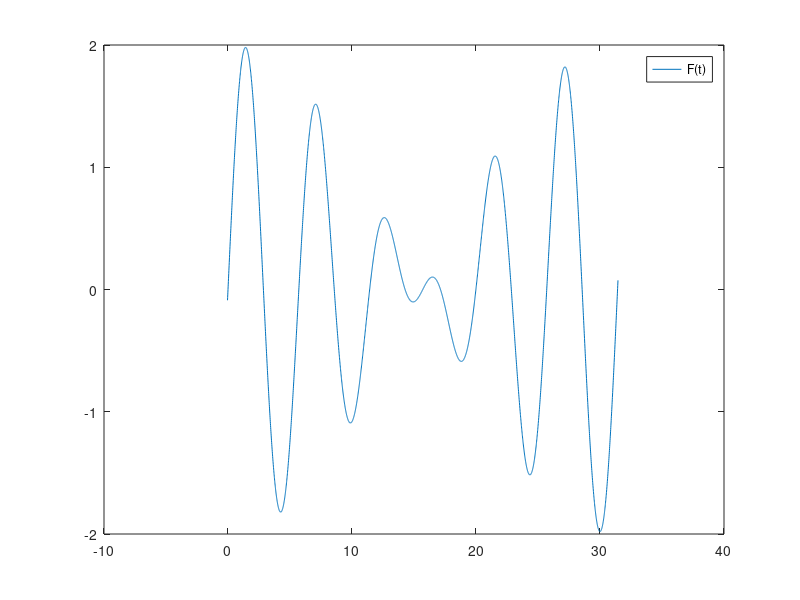
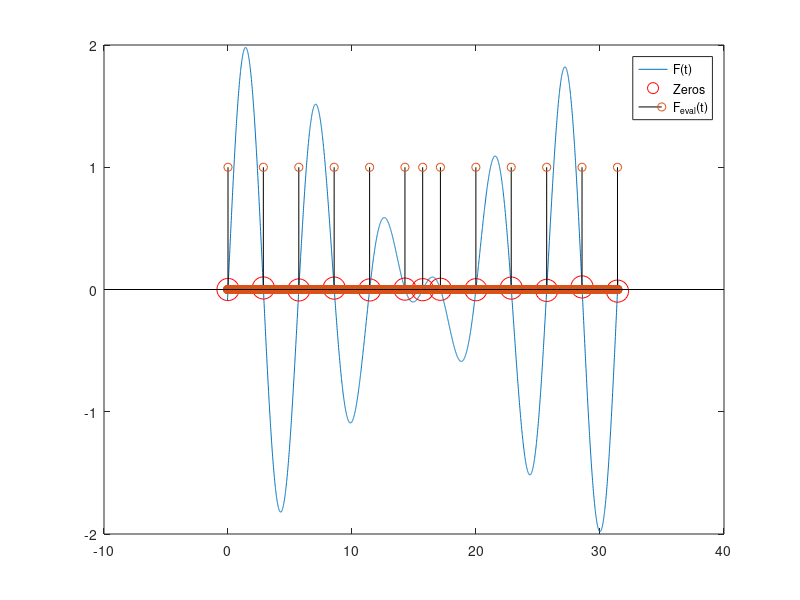

MATLAB code for these plots, in order: (Note: this script raises an error after producing the figures.)
%% Exploration of transcendental roots using the Evaluator
%
% @brief In this file, transcendental roots are explored using the
%        "Evaluator" function
%

clc; clear; close all;

working_dir = 'C:\Users\wildcat\Tension\Seiryoku_Zenyo_Matlab\Evaluator';

%% Configuration
plotting = true;

%% Define the parameters of transcendental harmonic function (F)

%  F = A_U.*sin(w_U.*t - phi_U) + A_T.*sin(w_T.*t - phi_T) - C;

A_U = 1;
w_U = 1;
phi_U = 0;

A_T = 1;
w_T = 1.2;
phi_T = 0;

C = 0;

%% Find out what the period (P) of F is

P_U = 2*pi/w_U;
P_T = 2*pi/w_T;

[N_U, D_U] = rat(P_U);
[N_T, D_T] = rat(P_T);

lcm(D_U, D_T);
gcd(N_U, N_T);

P = lcm(N_U, N_T)/gcd(D_U, D_T);

%% Set up a time axis

t_min = 0;
t_max = P;
d_t   = 0.01;

t = t_min-4*d_t:d_t:t_max+4*d_t;

%% Define F wrt time

F = A_U.*sin(w_U.*t - phi_U) + A_T.*sin(w_T.*t - phi_T) - C;

%% Plot F
if plotting == true
    figure(1)
    title('F(t)');
    plot(t,F);
    legend('F(t)');
end

%% Try to find everywhere F = 0

% "Evaluate the equation F=0"
% E{ F(t) = 0 } = F_{eval}(t)
%
% First we will deal with any zeros that are not sign changes.
% Places where F changes from zero to non-zero theoretically are
% considered sign changes by matlab.  However, because we are working in
% discrete time, points where an extrema of F just touches the
% horizontal axis may go unoticed, because these points do not exactly
% evaluate to zero in discrete time.
%
% To find these zeros, we look for any point where F and F' are
% approximately equal to 0.
%
% Now, a second pass is made to find everywhere that F changes sign.
% This is done by considering gradient(sign(F)).  Whenever
% the result non-zero, F crosses the horizontal axis.
%
% The union of the results of the first pass and the second pass gives
% an array that is non-zero wherever F touches the horizonal axis.
%
% Because gradient(sign(F)) is also non-zero in points adjacent to the
% points where F crosses the x axis, we have to use pattern matching to
% remove these adjacent non-zero values.
%
% F_eval is converted to a string for pattern matching to avoid matlab
% warnings about using strrep on numbers.
%
thresh = d_t/10;

F_eval1 = (abs(F) < thresh & gradient(F) < thresh);

F_eval2 = gradient(sign(F));
F_eval2 = F_eval2~=0; % Matlab converts F_eval to boolean here

F_eval = F_eval1 | F_eval2;

F_eval_str = mat2str(F_eval);
F_eval_str = strrep(F_eval_str, 'true true true', 'false true false');
F_eval = str2num(strrep(F_eval_str, 'true true', 'true false'));

i = find(F_eval==true);

pt = t(i);
py = F(i);

if plotting == true
    figure(2)
    plot(t,F);
    hold on
    plot(pt, py, 'ro', 'MarkerSize', 16);
    if ~isempty(F_eval)
        stem(t,F_eval,'color','k');
    end
    legend('F(t)','Zeros','F_{eval}(t)');
end

%% Try to represent F_{eval} as a sum of Kronecker Combs

% A Kronecker Comb is a periodic comb of Kroneker Deltas
% http://en.wikipedia.org/wiki/Kronecker_delta#The_Kronecker_comb
%
% Delta_{N}[n] = sum delta[n - kN]
%
% Note: plot(fft(F_eval)); looks really cool!!! (Amanda Flowers)
% It looks like amanda flowers are really surfaces, squished onto a plane
%

Kronecker_Delta_Path = sprintf('%s/Kronecker_Delta',working_dir);
Plotting_Path        = sprintf('%s/Plotting',working_dir);
addpath(Kronecker_Delta_Path);
addpath(Plotting_Path);

Kronecker_Combs = Kronecker_Comb(t,pt,repmat(P,1,length(pt)),d_t);

if plotting == true
    figure(3)
    if ~isempty(F_eval)
        stem(t,F_eval,'color','k');
    end
    hold on
    multiplot(t,Kronecker_Combs,'stem');
end
